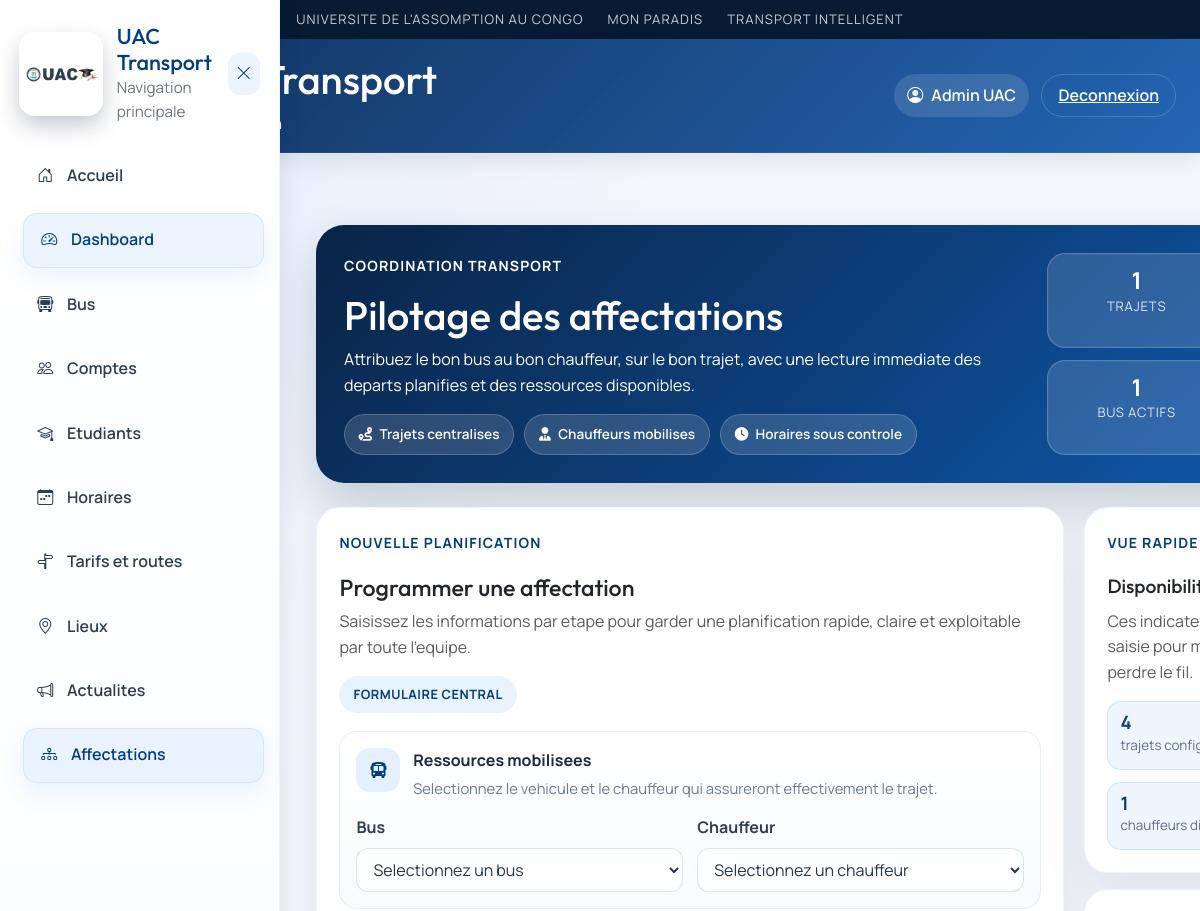
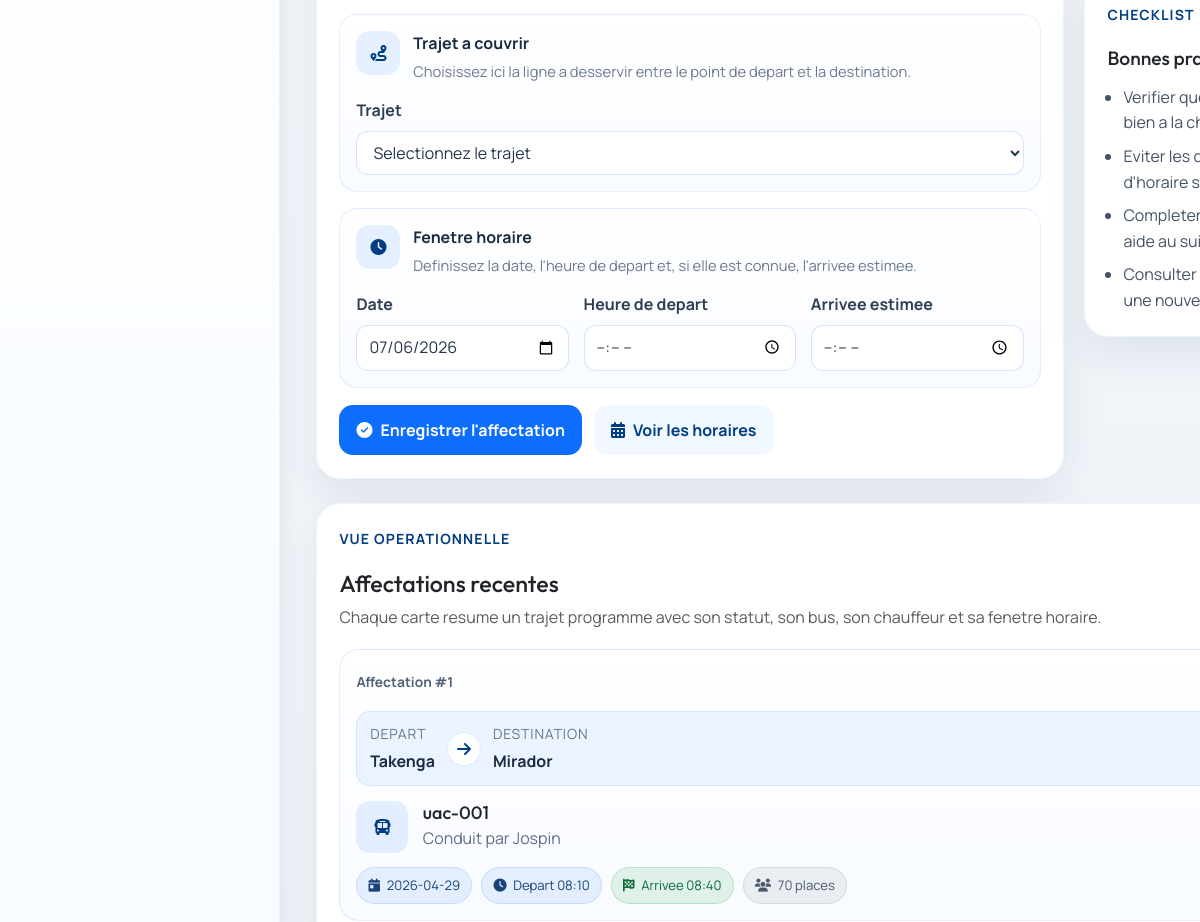
The page /admin/assignments (signed in, upper part) on the database as committed earlier (2 pictures, top to bottom).
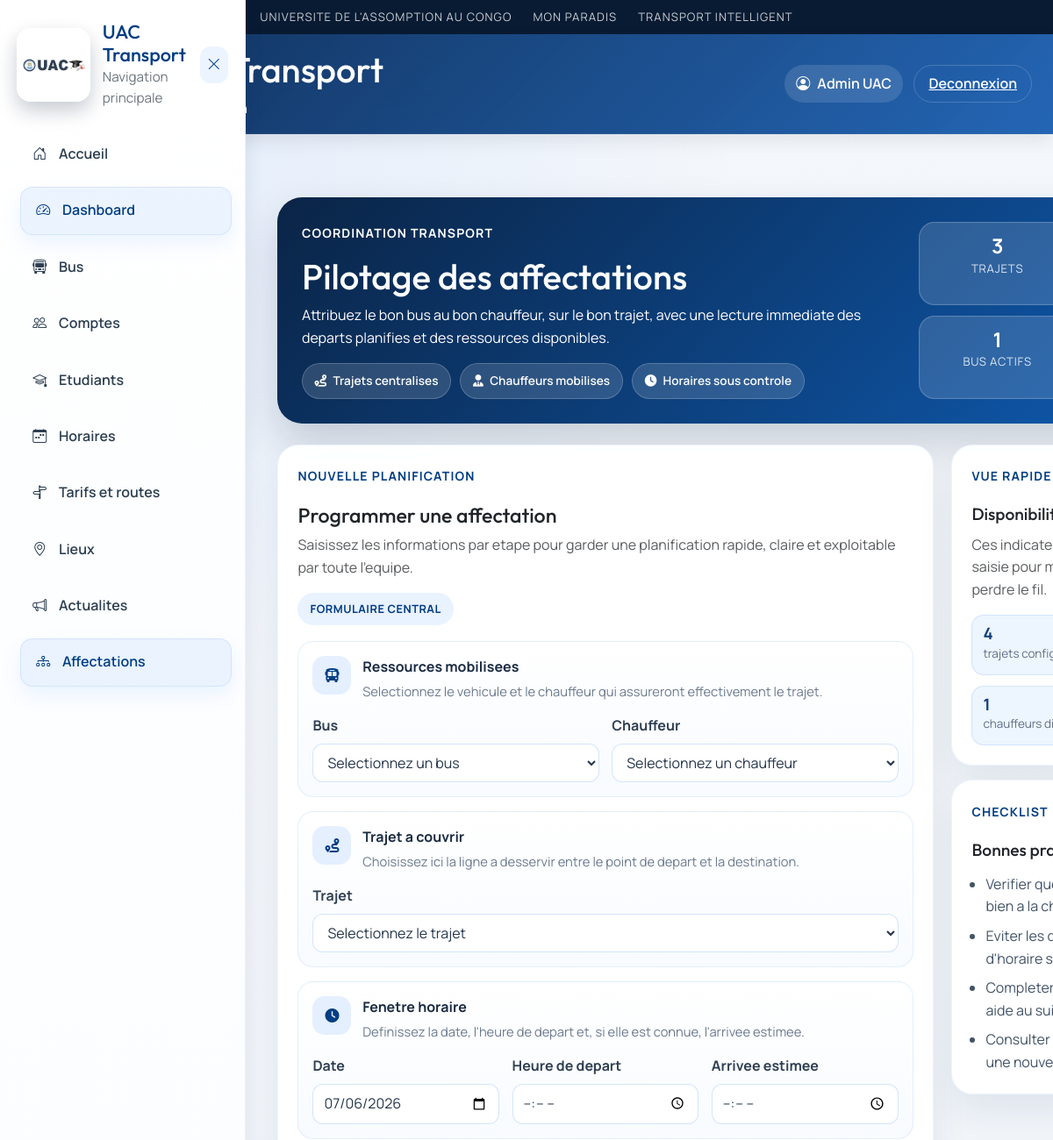
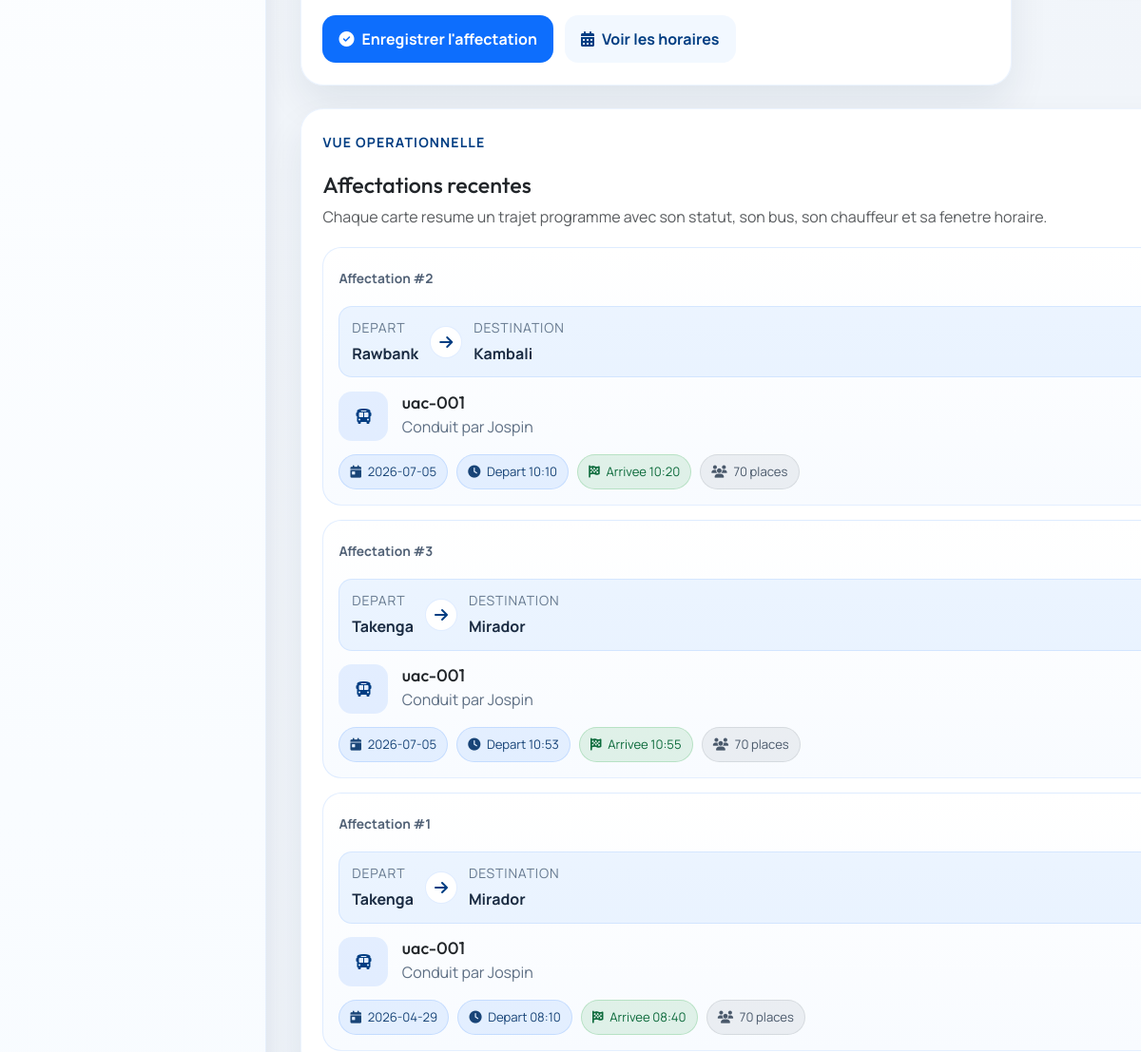
The same page on the database as committed later (2 pictures, top to bottom).
### tables this page shows
CREATE TABLE assignments (
        id INTEGER PRIMARY KEY AUTOINCREMENT,
        bus_id INTEGER NOT NULL,
        driver_id INTEGER NOT NULL,
        date TEXT,
        heure_depart TEXT,
        heure_arrivee TEXT,
        route_id INTEGER,
        statut TEXT DEFAULT 'planifie', statut_travail TEXT DEFAULT 'OUI',
        FOREIGN KEY(bus_id) REFERENCES buses(id),
        FOREIGN KEY(driver_id) REFERENCES drivers(id),
        FOREIGN KEY(route_id) REFERENCES routes(id)
    );

CREATE TABLE locations (
        id INTEGER PRIMARY KEY AUTOINCREMENT,
        nom TEXT NOT NULL UNIQUE,
        type TEXT NOT NULL,
        latitude REAL,
        longitude REAL
    );

CREATE TABLE buses (
        id INTEGER PRIMARY KEY AUTOINCREMENT,
        plaque TEXT NOT NULL,
        capacite INTEGER,
        statut TEXT DEFAULT 'actif'
    , current_lat REAL, current_lon REAL, dernier_arret TEXT);

CREATE TABLE users (
        id INTEGER PRIMARY KEY AUTOINCREMENT,
        nom TEXT NOT NULL,
        email TEXT UNIQUE NOT NULL,
        password TEXT NOT NULL,
        role TEXT NOT NULL
    , telephone TEXT, permis TEXT, photo_path TEXT, matricule TEXT);

### app.py (the view, shortened to what this page needs)
@app.route("/admin/assignments", methods=["GET", "POST"])
def admin_assignments():
    if session.get("role") != "admin":
        return redirect(url_for("login"))
    conn = get_db()
    buses = conn.execute("SELECT * FROM buses WHERE statut = 'actif'").fetchall()
    drivers = conn.execute("SELECT * FROM users WHERE role = 'driver'").fetchall()
    routes = conn.execute("""
        SELECT r.id, l1.nom AS depart, l2.nom AS destination, r.prix_aller, r.prix_retour
        FROM routes r
        LEFT JOIN locations l1 ON r.depart_id = l1.id
        LEFT JOIN locations l2 ON r.destination_id = l2.id
        ORDER BY l1.nom, l2.nom
    """).fetchall()
    assignments = conn.execute("""
        SELECT
            a.id, a.bus_id, a.driver_id, a.route_id, a.date, a.heure_depart, a.heure_arrivee,
            COALESCE(a.statut, 'planifie') AS statut,
            b.plaque, b.capacite, u.nom AS chauffeur,
            l1.nom AS depart, l2.nom AS destination
        FROM assignments a
        JOIN buses b ON a.bus_id = b.id
        JOIN users u ON a.driver_id = u.id
        LEFT JOIN routes r ON a.route_id = r.id
        LEFT JOIN locations l1 ON r.depart_id = l1.id
        LEFT JOIN locations l2 ON r.destination_id = l2.id
        ORDER BY a.date DESC, a.heure_depart ASC
    """).fetchall()
    today_iso = date.today().isoformat()
    assignment_stats = {
        "total": len(assignments),
        "today": sum(1 for assign in assignments if assign["date"] == today_iso),
        "active_buses": len(buses),
        "drivers": len(drivers),
        "routes": len(routes),
    }
    conn.close()
    return render_template(
        "admin/assignments.html",
        buses=buses,
        drivers=drivers,
        routes=routes,
        assignments=assignments,
        assignment_stats=assignment_stats,
        today_iso=today_iso,
    )

### app.py (called while the page is built)
def get_db():
    conn = sqlite3.connect(DATABASE)
    conn.row_factory = sqlite3.Row
    return conn

def get_current_user():
    user_id = session.get("user_id")
    if not user_id:
        return None
    conn = get_db()
    user = conn.execute("SELECT * FROM users WHERE id = ?", (user_id,)).fetchone()
    conn.close()
    return user

@app.context_processor
def inject_current_user():
    return {
        "current_user": get_current_user(),
        "profile_photo_url": profile_photo_url,
        "user_initials": get_user_initials,
    }

### templates/admin/assignments.html (shortened to what the changed rows need)
{% extends "base.html" %}
{% block content %}
<div class="container my-4 my-lg-5 admin-page admin-assignments-page">
    <section class="page-header mb-4 assignment-hero">
        <div class="assignment-hero-copy">
            <h1>Pilotage des affectations</h1>
        </div>
        <div class="assignment-header-stats">
            <div class="assignment-mini-stat">
                <strong>{{ assignment_stats.total }}</strong>
                <span>trajets</span>
            </div>
        </div>
    </section>
    <div class="assignment-layout">
        <section class="card border-0 assignment-form-card">
            <div class="card-body">
                <div class="assignment-card-head">
                    <div>
                        <h2>Programmer une affectation</h2>
                    </div>
                </div>
            </div>
        </section>
    </div>
    <section class="card border-0 assignment-stream-card mt-4">
        <div class="card-body">
            <div class="assignment-card-head">
                <div>
                    <h2>Affectations recentes</h2>
                </div>
            </div>
            {% if assignments %}
            <div class="assignment-stream">
                {% for assign in assignments %}
                {% set status = assign.statut or 'planifie' %}
                <article class="assignment-item">
                    <div class="assignment-item-top">
                        <span class="assignment-item-label">Affectation #{{ assign.id }}</span>
                    </div>
                    <div class="assignment-route-visual">
                        <div class="assignment-stop">
                            <small>Depart</small>
                            <strong>{{ assign.depart or 'Trajet a definir' }}</strong>
                        </div>
                        <div class="assignment-route-arrow">
                            <i class="fas fa-arrow-right"></i>
                        </div>
                        <div class="assignment-stop">
                            <small>Destination</small>
                            <strong>{{ assign.destination or 'Destination a definir' }}</strong>
                        </div>
                    </div>
                    <div class="assignment-item-main">
                        <div class="assignment-icon">
                            <i class="fas fa-bus"></i>
                        </div>
                        <div class="assignment-copy">
                            <h3>{{ assign.plaque }}</h3>
                            <p>Conduit par {{ assign.chauffeur }}</p>
                        </div>
                    </div>
                    <div class="assignment-item-meta">
                        <span class="assignment-chip">
                            <i class="fas fa-calendar-day"></i>
                            {{ assign.date }}
                        </span>
                        <span class="assignment-chip">
                            <i class="fas fa-clock"></i>
                            Depart {{ assign.heure_depart }}
                        </span>
                        <span class="assignment-chip{% if assign.heure_arrivee %} assignment-chip--accent{% endif %}">
                            <i class="fas fa-flag-checkered"></i>
                            {% if assign.heure_arrivee %}Arrivee {{ assign.heure_arrivee }}{% else %}Arrivee non definie{% endif %}
                        </span>
                        <span class="assignment-chip assignment-chip--soft">
                            <i class="fas fa-users"></i>
                            {{ assign.capacite or 0 }} places
                        </span>
                    </div>
                </article>
                {% endfor %}
            </div>
            {% else %}
            <div class="empty-feed-state assignment-empty-state">
                <i class="fas fa-route"></i>
                <h3>Aucune affectation enregistree</h3>
                <p>Commencez par creer un trajet dans le formulaire pour remplir ce flux d'affectation.</p>
            </div>
            {% endif %}
        </div>
    </section>
</div>
{% endblock %}

Rows that differ between the two databases and show on the page:
added assignments: id "2", nom "Rawbank", nom "Kambali", plaque "uac-001", chauffeur "Jospin", date "2026-07-05", heure_depart "10:10", heure_arrivee "10:20", capacite "70"
added assignments: id "3", nom "Takenga", nom "Mirador", plaque "uac-001", chauffeur "Jospin", date "2026-07-05", heure_depart "10:53", heure_arrivee "10:55", capacite "70"
Other text that changed with them:
{{ assignment_stats.total }}: "1" → "3"
